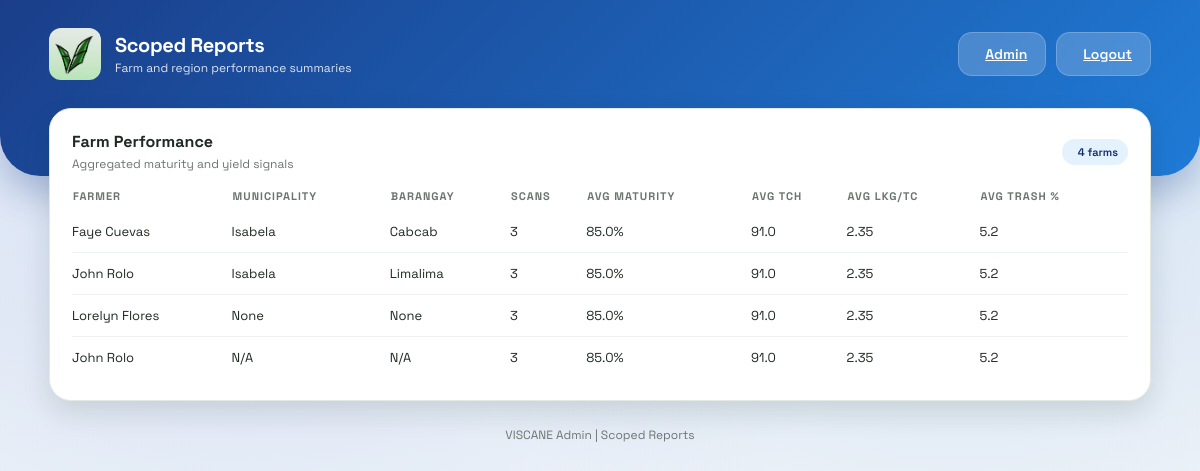
Before: /admin/reports (signed in) with the older database file.
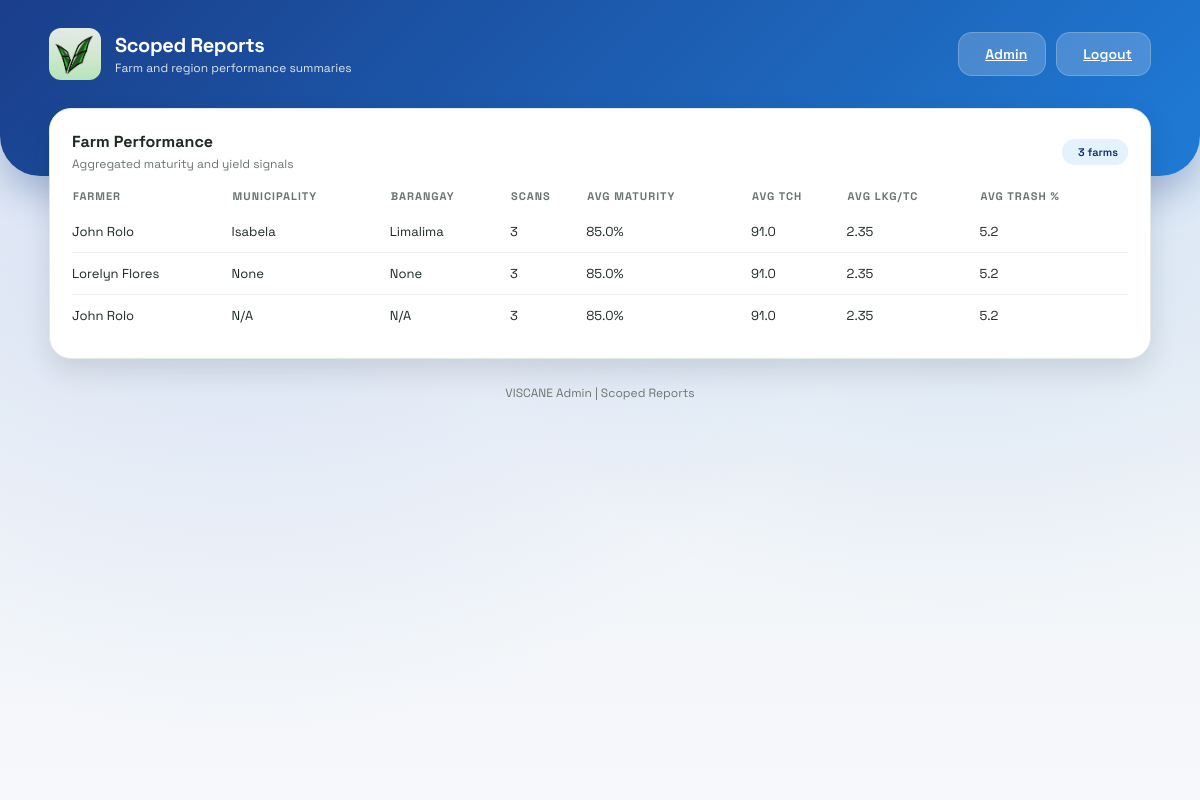
After: the same page with the newer database file.
### models.py (models this page shows)
class User(db.Model):
    id = db.Column(db.Integer, primary_key=True)
    fullname = db.Column(db.String(100), nullable=False)
    email = db.Column(db.String(120), unique=True, nullable=False)
    phone = db.Column(db.String(20), nullable=False)
    password = db.Column(db.String(200), nullable=False)
    province = db.Column(db.String(120), nullable=True)
    municipality = db.Column(db.String(120), nullable=True)
    barangay = db.Column(db.String(120), nullable=True)
    is_active = db.Column(db.Boolean, nullable=False, default=True)
    is_archived = db.Column(db.Boolean, nullable=False, default=False)

### app.py (the view)
@app.route('/admin/reports')
@login_required
def admin_reports():
    scans = Scan.query.order_by(Scan.created_at.desc()).all()
    farmer_summary = {}
    for scan in scans:
        tch, lkg_tc, trash_pct = estimate_scan_metrics(scan)
        entry = farmer_summary.setdefault(scan.user_id, {
            "count": 0,
            "total_maturity": 0,
            "total_tch": 0,
            "total_lkg_tc": 0,
            "total_trash": 0
        })
        entry["count"] += 1
        entry["total_maturity"] += scan.maturity_pct
        entry["total_tch"] += tch
        entry["total_lkg_tc"] += lkg_tc
        entry["total_trash"] += trash_pct
    rows = []
    for user_id, summary in farmer_summary.items():
        user = User.query.get(user_id)
        if not user or user.is_archived:
            continue
        count = summary["count"]
        rows.append({
            "name": user.fullname,
            "municipality": user.municipality or 'N/A',
            "barangay": user.barangay or 'N/A',
            "scans": count,
            "avg_maturity": round(summary["total_maturity"] / count, 1) if count else 0,
            "avg_tch": round(summary["total_tch"] / count, 2) if count else 0,
            "avg_lkg_tc": round(summary["total_lkg_tc"] / count, 2) if count else 0,
            "avg_trash": round(summary["total_trash"] / count, 2) if count else 0
        })
    rows = sorted(rows, key=lambda item: item["scans"], reverse=True)
    return render_template('admin_reports.html', rows=rows, current_admin=get_current_admin())

### app.py (called while the page is built)
def login_required(view):
    @wraps(view)
    def wrapped(*args, **kwargs):
        if not session.get('admin_id'):
            return redirect(url_for('admin_login'))
        return view(*args, **kwargs)
    return wrapped

def get_current_admin():
    admin_id = session.get('admin_id')
    if not admin_id:
        return None
    admin = Admin.query.get(admin_id)
    if not admin or admin.is_archived:
        return None
    return admin

def estimate_scan_metrics(scan):
    maturity = scan.maturity_pct or 0
    estimated_tch = round(40 + (maturity * 0.6), 2)
    estimated_lkg_tc = round(1.5 + (maturity * 0.01), 2)
    estimated_trash_pct = round(max(2, 12 - (maturity * 0.08)), 2)
    return estimated_tch, estimated_lkg_tc, estimated_trash_pct

### templates/admin_reports.html (shortened to what this page needs)
<!DOCTYPE html>
<html lang="en">
<head>
    <link rel="stylesheet" href="{{ url_for('static', filename='style.css') }}">
</head>
<body class="admin-layout">
    <div class="dashboard-bg"></div>
    <header class="dashboard-header">
        <div class="header-content">
            <div class="brand">
                <div class="brand-icon">
                    <img src="{{ url_for('static', filename='logo.jpg') }}" alt="VISCANE Logo" style="width: 100%; height: 100%; object-fit: cover; border-radius: 12px;">
                </div>
                <div>
                    <p class="brand-title">Scoped Reports</p>
                    <p class="brand-subtitle">Farm and region performance summaries</p>
                </div>
            </div>
            <div class="header-actions">
                <a class="btn light" href="/admin">
                    Admin
                </a>
                <a class="btn light" href="/admin-logout">
                    Logout
                </a>
            </div>
        </div>
    </header>
    <main class="dashboard-container fade-in">
        <section class="panel">
            <div class="panel-header">
                <div>
                    <h3 class="panel-title">Farm Performance</h3>
                    <p class="panel-subtitle">Aggregated maturity and yield signals</p>
                </div>
                <span class="badge">{{ rows|length }} farms</span>
            </div>
            <table class="data-table">
                <thead>
                    <tr>
                        <th>Farmer</th>
                        <th>Municipality</th>
                        <th>Barangay</th>
                        <th>Scans</th>
                        <th>Avg Maturity</th>
                        <th>Avg TCH</th>
                        <th>Avg LKG/TC</th>
                        <th>Avg Trash %</th>
                    </tr>
                </thead>
                <tbody>
                    {% if rows %}
                        {% for row in rows %}
                            <tr>
                                <td>{{ row.name }}</td>
                                <td>{{ row.municipality }}</td>
                                <td>{{ row.barangay }}</td>
                                <td>{{ row.scans }}</td>
                                <td>{{ row.avg_maturity }}%</td>
                                <td>{{ row.avg_tch }}</td>
                                <td>{{ row.avg_lkg_tc }}</td>
                                <td>{{ row.avg_trash }}</td>
                            </tr>
                        {% endfor %}
                    {% else %}
                        <tr>
                            <td colspan="8">No data available yet.</td>
                        </tr>
                    {% endif %}
                </tbody>
            </table>
        </section>
        <div class="footer-link">VISCANE Admin | Scoped Reports</div>
    </main>
</body>
</html>

Changed rows visible on the page:
removed User: name "Faye Cuevas", municipality "Isabela", barangay "Cabcab", scans "3", avg_maturity "85.0", avg_tch "91.0", avg_lkg_tc "2.35", avg_trash "5.2"
Other visible differences:
{{ rows|length }}: "4" → "3"
